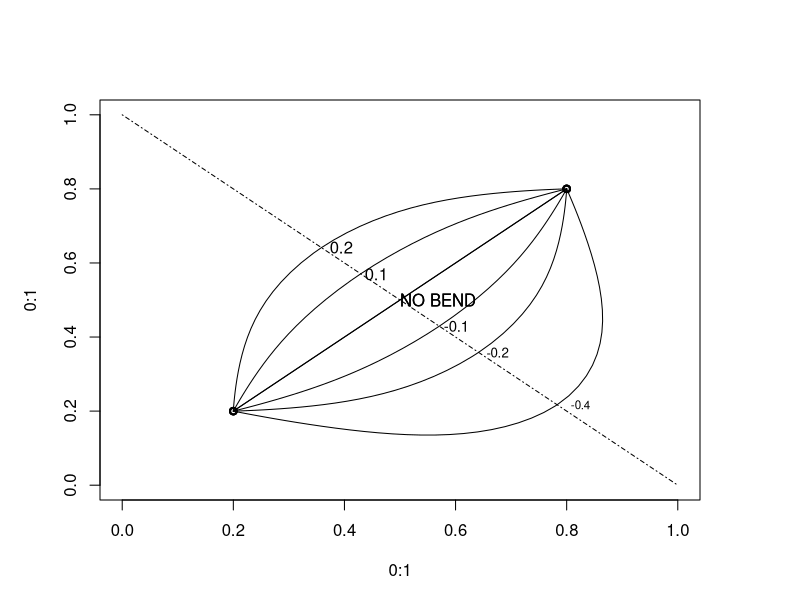
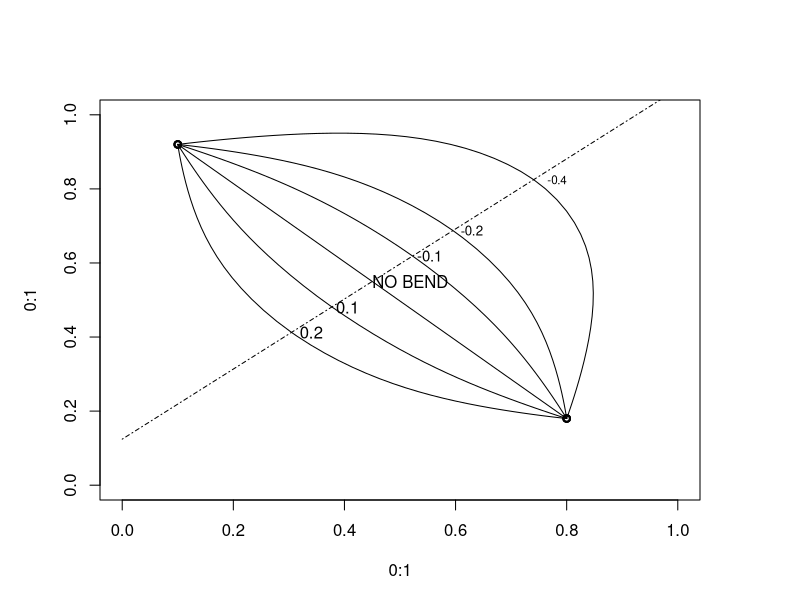
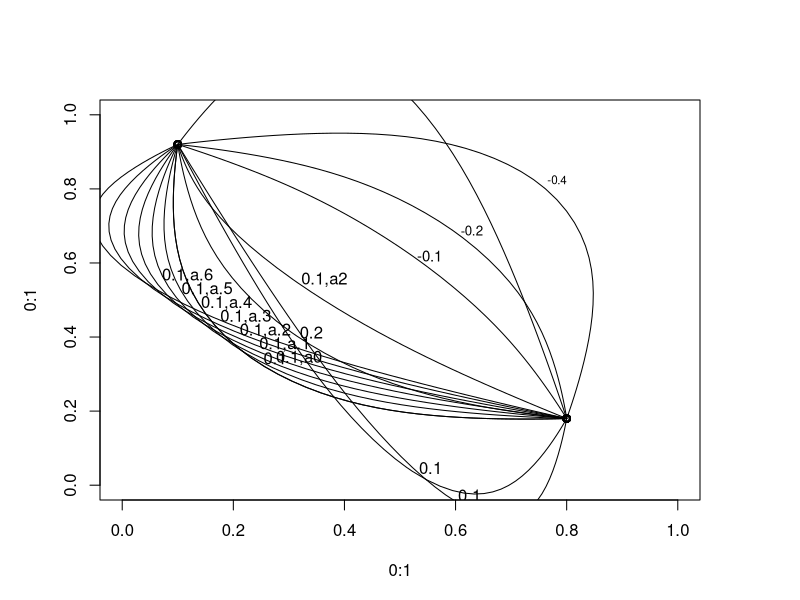
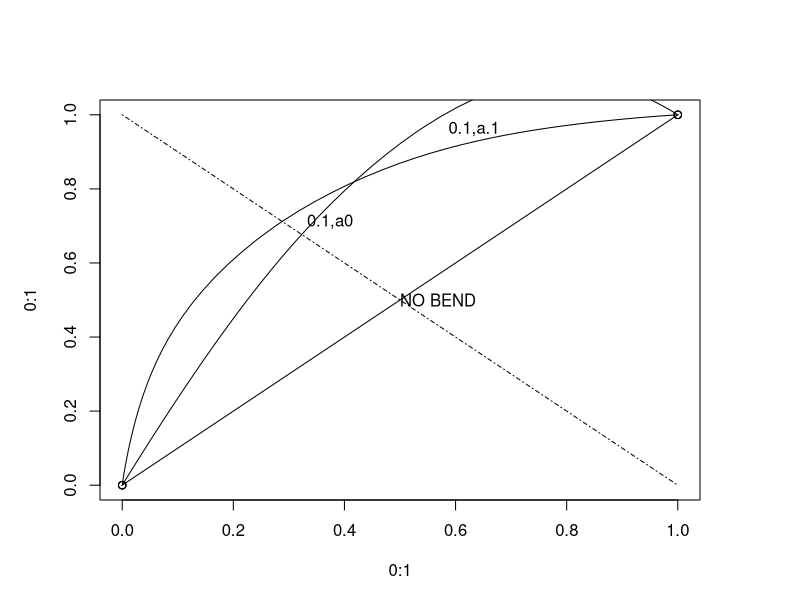

Write R code to recreate these figures, in order.
## Paul Johnson
## 2012-08-04


## Objective: Make it easier to draw smooth curves from one point to
## another, allowing for a "bend" that is defined as an "offset" of a
## point away from the line.

## Think of it like this, a line between "from" and "to"
##
## O------------------------------------O
## "from"                             "to"
##
## Mark a point somewhere in the middle. It is r2/r1 proportion
## of the distance from "from" to "to". r2/r1 = 1 would
## mean half way.
##
##         r1                  r2
## O---------------------|--------------O
## "from"               mid           "to"
##
## From "mid", move distance "offset" in a direction
## perpendicular to the line.
##
##
##                       z
##                       ^
##                       | offset
##                       |
##         r1            |     r2
## O---------------------|--------------O
## "from"               mid           "to"

## Then feed the points "from", "to" and z to a drawing function.

## The ratio of the line segments r1 & r2 is the "asymmetry".
## If asym = 0, this returns a true perpendicular bisector.

## I got this wrong several times before I got it right. I had
## considered teaching the mistakes as an educational exercise. But
## some mistakes are too tragic :)

## On http://descarta2d.com, a book is offered that REALLY helps.
## Donald L. Vossler, Exploring Analytic Geometry with Mathematica.
## 1999.

## Here I offer 2 functions that work together, along with example
## usages. "bend" is intended for "users" to use (like "lines" or
## "points" in R). That uses R's xspline function to do the actual
## drawing.  A function called "perpBisector" is used to calculate the
## coordinates of the point in the middle that causes the line to bend.


## bend puts the perpBisector function to use. It draws from "from"
## to "to" and the amount of offset is specified.
bend <- function(from, to, push = 0, asym = 0, label = "b", ...){
    if (identical(from, to)) { stop("The points from and to are the same")}

    z <- perpBisector(from, to, push, asym = asym)

    text(z[1], z[2], label = label, adj= (-1.8)*sign(push)*(push), ..., )

    points( rbind(from, to), ...)
    xspline( c(from[1], z[1], to[1]), c(from[2], z[2], to[2]), c(0, -1, 0))
    z
}


## This returns a point and a perpendicular line formula.
## If you are really picky, it is not a bisector when asym != 0
perpBisector <- function(from, to, push, asym = 0){

    if ( asym < -1 | asym > 1 ) stop("perpBisector requires asym parameter between -1, 1")

    mid <- z <- rep(NA, 2)

    dist <- sqrt((from[1] - to[1])^2 + (from[2] - to[2])^2)
    r1 <-  dist/2 +  dist * (asym/2)
    r2 <- dist - r1
    mid[1] <- (from[1]*r2 + to[1]*r1)/(r1 + r2)
    mid[2] <- (from[2]*r2 + to[2]*r1)/(r1 + r2)

    ##    lambda <- 0.5 + asym/2
    ##    mid  <- c(lambda*from[1] + (1-lambda)*to[1], lambda*from[2] + (1-lambda)*to[2])

    ## Bad Cases: from -> to is HORIZONTAL:
    if (isTRUE(all.equal(to[2], from[2]))) {
        z[1] <- mid[1]
        z[2] <- mid[2] + push
        attr(z, "bisector") <- function(x) {z[2]}
        return(z)
    } else if (isTRUE(all.equal(to[1], from[1]))) { ##VERTICAL
        z[1] <- mid[1] + push
        z[2] <- mid[2]
        attr(z, "bisector") <- function(x) {z[1]}
        return(z)
    }

    ## For other lines, we have to do some real work. Well,
    ## at least concentrate :)

    ## First, get normal form of line from "from" to "to"

    A2 <- -1 * (to[2] - from[2])
    B2 <- to[1] - from[1]
    C2 <- from[1]*to[2] - to[1]*from[2]
    D2 <- sqrt(A2^2 + B2^2)
    ## D2 is the normalizing coefficient.
    ## The point-point form of a line, descarta2d.com, p. 56-7
    ## -(to[2]-from[2])*x + (to[1]-from[2])*y + from[1]*to[2] - to[2]*from[1]

    ## descarta2d.com, p. 65
    ## The normal form for "from" -> "to" is scaled thus:
    ## (A2/D2) * x + (B2/D2) * y + C2/D2 = 0

    ## descarta2d.com, page 67
    ## z is a point displaced (perpendicularly) a distance t units from mid
    z <- rep(NA, 2)
    z[1] <- mid[1] + push * A2/D2
    z[2] <- mid[2] + push * B2/D2

    ## descarta2d.com, p. 60
    ## A line through a point z = c(z[1], z[2]) that is perpendicular
    ## to the from->to line is:
    ## B2 * x - A2 * y + (A2 * z[2] - B2 * z[1]) = 0
    ## which re-arranges:
    ## y = (B2/A2)*x    + (A2 * z[2] - B2 * z[1])/A2

    bisector <- function(x) (A2 * z[2] - B2 * z[1])/A2 + (B2/A2)*x
    attr(z, "bisector") <- bisector
    invisible(z)
}



## OK, lets try now.

from <- c(0.2, 0.2)
to <- c(0.8, 0.8)
#dev.new(height=5, width=5)
par(mar=c(5,5,5,5))
plot(0:1, 0:1, type="n")
bend(from, to, 0.1, label = 0.1)
bend(from, to, 0.2, label = 0.2)
bend(from, to, -0.1, label = -0.1, cex = 0.9)
bend(from, to, -0.2, label = -0.2, cex = 0.8)
bend(from, to, -0.4, label = "-0.4", cex = 0.7)
bend(from, to, 0, label = "NO BEND")

bp4 <- bend(from, to, 0, label = "NO BEND")
f <- attr(bp4, "bisector")
curve(f, from=0, to=1, add=TRUE, lty = 4)
##dev.off()

## OK, so far.

to <- c(0.1, .92)
from <- c(0.8, 0.18)
#dev.new(height=5, width=5)
par(mar=c(5,5,5,5))
plot(0:1, 0:1, type="n")
bend(from, to, 0.1, label = 0.1)
bend(from, to, 0.2, label = 0.2)
bend(from, to, -0.1, label = -0.1, cex = 0.9)
bend(from, to, -0.2, label = -0.2, cex = 0.8)
bend(from, to, -0.4, label = "-0.4", cex = 0.7)
bp3 <- bend(from, to, 0, label = "NO BEND")

f <- attr(bp3, "bisector")
curve(f, from=0, to=1, add=TRUE, lty = 4)
##dev.off()


## Lets try that asymmetric feature
to <- c(0.1, .92)
from <- c(0.8, 0.18)
##dev.new(height = 5, width = 5)
par(mar = c(5, 5, 5, 5))
plot(0:1, 0:1, type="n")
bend(from, to, 0.3, asym= 0.0, label = "0.1,a0")
bend(from, to, 0.3, asym= 0.1, label = "0.1,a.1")
bend(from, to, 0.3, asym= 0.2, label = "0.1,a.2")
bend(from, to, 0.3, asym= 0.3, label = "0.1,a.3")
bend(from, to, 0.3, asym= 0.4, label = "0.1,a.4")
bend(from, to, 0.3, asym= 0.5, label = "0.1,a.5")
bend(from, to, 0.3, asym= 0.6, label = "0.1,a.6")



bend(from, to, 0.3, asym= 0, label = "0.1")
bend(from, to, 0.3, asym= -0.8, label = "0.1")
bend(from, to, 0.3, asym= -1, label = "0.1")

bend(from, to, 0.1, asym= 0.2, label = "0.1,a2")


bend(from, to, 0.2, label = 0.2)
bend(from, to, -0.1, label = -0.1, cex = 0.9)
bend(from, to, -0.2, label = -0.2, cex = 0.8)
bend(from, to, -0.4, label = "-0.4", cex = 0.7)
bend(from, to, -0.4, asym = 0.8, label = "-0.4", cex = 0.7)


to <- c(1,1)
from <- c(0, 0)
## dev.new(height = 5, width = 5)
par(mar = c(5, 5, 5, 5))
plot(0:1, 0:1, type="n")
bend(from, to, 0.3, asym= 0.0, label = "0.1,a0")
b35 <- bend(from, to, 0.3, asym= 0.5, label = "0.1,a.1")





bp3 <- bend(from, to, 0, label = "NO BEND")

f <- attr(bp3, "bisector")
curve(f, from=0, to=1, add=TRUE, lty = 4)

## Notes

## descarta2d.com
## line perpendicular to line connecting x0,y0  x1, y1
## {2(x1-x0)} x + {2(y1-y0)}+ {x0^2-x1^2 + y0^2 - y1^2} = 0
##   A1             B1             C1

## Parametric form
## A1 <- 2*(x1 - x0)
## B1 <- 2*(y1 - y0)
## C1 <- x0^2 - x1^2 + y0^2 - y1^2

## x = -(A1 * C1)/(A1^2 + B1^2) + B1*t/(sqrt(A1^2 + B1^2))
## y = -(B1 * C1)/(A1^2 + B1^2) - A1*t/(sqrt(A1^2 + B1^2))
## {2(x1-x0)} x + {2(y1-y0)} y + {x0^2-x1^2 + y0^2 - y1^2} = 0
##   A1             B1             C1

## x0 = from[1]
## x1 = to[1]
## y0 = from[2]
## y1 = to[2]


## Also, if line segments going "from" and "to" are length r1 and r2,
## the proportional midpoint is.

## midpoint[1] <- (from[1]*r2 + to[1]*r1)/(r1 + r2)
## midpoint[2] <- (from[2]*r2 + to[2]*r1)/(r1 + r2)

## Note if want midpoint, r1=r2, and that simplifies to previous
##
## midpoint[1] <- (from[1] + to[1])/2
## midpoint[2] <- (from[2] + to[2])/2
